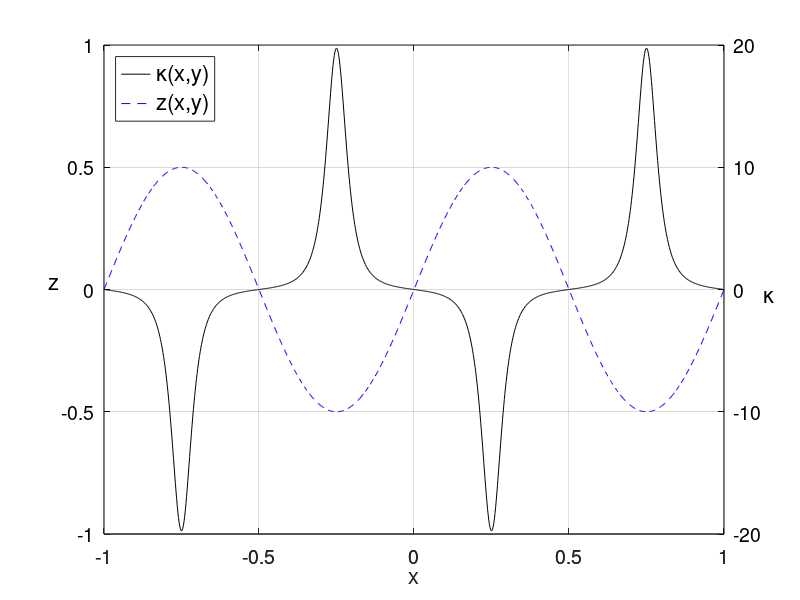

Reproduce this figure in MATLAB.
% Standard Figure for wave curvature
x=linspace(-1,1,1000)
z=1/2*sin(2*pi*x)
k=-2*pi^2*sin(2*pi*x)./(sqrt(pi^2*cos(2*pi*x).^2+1).^3)
[haxes,hline1,hline2]=plotyy(x,z,x,k)
set(gca,'fontsize',14);
set(gcf,'Color','w')
set(gcf,'Units','Points');
Pos=get(gcf,'Position');
set(gcf,'Position',[Pos(1) Pos(2) 460 380]);
set(hline1,'color','b','linestyle','--')
axes(haxes(1))
ylim([-1 1])
set(gca,'YColor','k')
xlabel('x','fontsize',16)
ylabel('z','rotation',0,'fontsize',16,'color','k')
axes(haxes(2))
set(gca,'fontsize',14);
ylabel('\kappa','rotation',0,'fontsize',16,'color','k')
set(gca,'YColor','k')
grid
legend('\kappa(x,y)','z(x,y)','fontsize',16,'location','Northwest')
set(hline2,'color','k')
